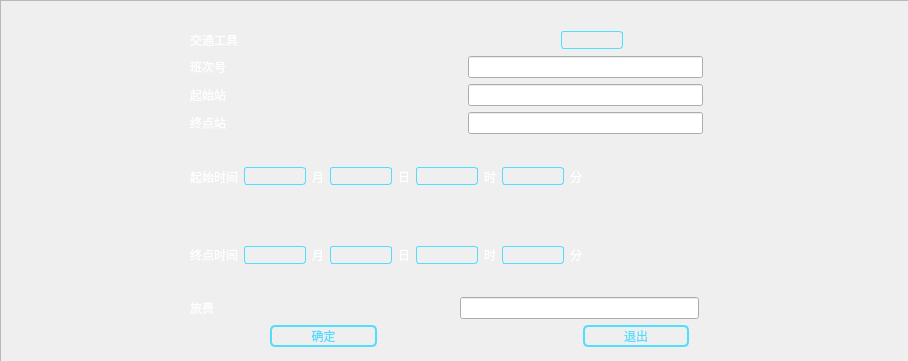
<?xml version="1.0" encoding="UTF-8"?>
<ui version="4.0">
 <class>pathadd</class>
 <widget class="QWidget" name="pathadd">
  <property name="geometry">
   <rect>
    <x>0</x>
    <y>0</y>
    <width>908</width>
    <height>361</height>
   </rect>
  </property>
  <property name="windowTitle">
   <string>Form</string>
  </property>
  <property name="styleSheet">
   <string notr="true">pathadd
{border-image:rgb(85, 170, 255)}</string>
  </property>
  <widget class="QWidget" name="layoutWidget">
   <property name="geometry">
    <rect>
     <x>70</x>
     <y>30</y>
     <width>869</width>
     <height>317</height>
    </rect>
   </property>
   <layout class="QVBoxLayout" name="verticalLayout_2">
    <item>
     <layout class="QVBoxLayout" name="verticalLayout">
      <item>
       <layout class="QHBoxLayout" name="horizontalLayout">
        <item>
         <spacer name="horizontalSpacer">
          <property name="orientation">
           <enum>Qt::Horizontal</enum>
          </property>
          <property name="sizeType">
           <enum>QSizePolicy::Fixed</enum>
          </property>
          <property name="sizeHint" stdset="0">
           <size>
            <width>120</width>
            <height>20</height>
           </size>
          </property>
         </spacer>
        </item>
        <item>
         <widget class="QLabel" name="Path_Trans_label">
          <property name="styleSheet">
           <string notr="true">backgroud:rgb(85, 170, 255);
font: 11pt &quot;幼圆&quot;;
color:rgb(255, 255, 255);
border-style:outset;
boeder-color: rgb(170, 170, 255);
backgroud-color:rgb(85, 170, 255);
</string>
          </property>
          <property name="text">
           <string>交通工具</string>
          </property>
         </widget>
        </item>
        <item>
         <spacer name="horizontalSpacer_2">
          <property name="orientation">
           <enum>Qt::Horizontal</enum>
          </property>
          <property name="sizeHint" stdset="0">
           <size>
            <width>40</width>
            <height>20</height>
           </size>
          </property>
         </spacer>
        </item>
        <item>
         <widget class="QComboBox" name="Path_Trans_comboBox">
          <property name="styleSheet">
           <string notr="true">QComboBox{
	color:#ffffff;
	border:1px solid #52DCFE;
	border-radius:3px;
	background:transparent;
}
QComboBox:disabled{
	border:1px solid gray;
	color:gray;
}
QComboBox::drop-down{
	background:transparent;
}
QComboBox::down-arrow{
	image: url(:/new/prefix1/Imgs/add_bottom.png);
}
QComboBox::down-arrow:enabled{
	color:#52DCFE;
}
QComboBox QAbstractItemView{
	outline:0px solid gray;
	border:1px solid #52DCFE;
	color:#ffffff;
	background-color:#000000;
	selection-background-color:#52DCFE;
}
</string>
          </property>
         </widget>
        </item>
        <item>
         <spacer name="horizontalSpacer_3">
          <property name="orientation">
           <enum>Qt::Horizontal</enum>
          </property>
          <property name="sizeHint" stdset="0">
           <size>
            <width>40</width>
            <height>20</height>
           </size>
          </property>
         </spacer>
        </item>
       </layout>
      </item>
      <item>
       <layout class="QHBoxLayout" name="horizontalLayout_2">
        <item>
         <spacer name="horizontalSpacer_4">
          <property name="orientation">
           <enum>Qt::Horizontal</enum>
          </property>
          <property name="sizeType">
           <enum>QSizePolicy::Fixed</enum>
          </property>
          <property name="sizeHint" stdset="0">
           <size>
            <width>120</width>
            <height>20</height>
           </size>
          </property>
         </spacer>
        </item>
        <item>
         <widget class="QLabel" name="order_label">
          <property name="styleSheet">
           <string notr="true">backgroud:rgb(85, 170, 255);
font: 11pt &quot;幼圆&quot;;
color:rgb(255, 255, 255);
border-style:outset;
boeder-color: rgb(170, 170, 255);
backgroud-color:rgb(85, 170, 255);
</string>
          </property>
          <property name="text">
           <string>班次号</string>
          </property>
         </widget>
        </item>
        <item>
         <spacer name="horizontalSpacer_6">
          <property name="orientation">
           <enum>Qt::Horizontal</enum>
          </property>
          <property name="sizeHint" stdset="0">
           <size>
            <width>40</width>
            <height>20</height>
           </size>
          </property>
         </spacer>
        </item>
        <item>
         <widget class="QLineEdit" name="order_lineEdit">
          <property name="styleSheet">
           <string notr="true">QLineEdit {
	border: 1px solid #A0A0A0; /* 边框宽度为1px，颜色为#A0A0A0 */
	border-radius: 3px; /* 边框圆角 */
	padding-left: 5px; /* 文本距离左边界有5px */
	background-color: #F2F2F2; /* 背景颜色 */
	color: #A0A0A0; /* 文本颜色 */
	selection-background-color: #A0A0A0; /* 选中文本的背景颜色 */
	selection-color: #F2F2F2; /* 选中文本的颜色 */
	font-family: &quot;Microsoft YaHei&quot;; /* 文本字体族 */
	font-size: 10pt; /* 文本字体大小 */
}
————————————————

                            版权声明：本文为博主原创文章，遵循 CC 4.0 BY-SA 版权协议，转载请附上原文出处链接和本声明。
                        
原文链接：https://blog.csdn.net/Staranywhere/article/details/107306276</string>
          </property>
         </widget>
        </item>
        <item>
         <spacer name="horizontalSpacer_5">
          <property name="orientation">
           <enum>Qt::Horizontal</enum>
          </property>
          <property name="sizeHint" stdset="0">
           <size>
            <width>40</width>
            <height>20</height>
           </size>
          </property>
         </spacer>
        </item>
       </layout>
      </item>
      <item>
       <layout class="QHBoxLayout" name="horizontalLayout_3">
        <item>
         <spacer name="horizontalSpacer_7">
          <property name="orientation">
           <enum>Qt::Horizontal</enum>
          </property>
          <property name="sizeType">
           <enum>QSizePolicy::Fixed</enum>
          </property>
          <property name="sizeHint" stdset="0">
           <size>
            <width>120</width>
            <height>20</height>
           </size>
          </property>
         </spacer>
        </item>
        <item>
         <widget class="QLabel" name="PathSrc_label">
          <property name="styleSheet">
           <string notr="true">backgroud:rgb(85, 170, 255);
font: 11pt &quot;幼圆&quot;;
color:rgb(255, 255, 255);
border-style:outset;
boeder-color: rgb(170, 170, 255);
backgroud-color:rgb(85, 170, 255);
</string>
          </property>
          <property name="text">
           <string>起始站</string>
          </property>
         </widget>
        </item>
        <item>
         <spacer name="horizontalSpacer_15">
          <property name="orientation">
           <enum>Qt::Horizontal</enum>
          </property>
          <property name="sizeHint" stdset="0">
           <size>
            <width>40</width>
            <height>20</height>
           </size>
          </property>
         </spacer>
        </item>
        <item>
         <widget class="QLineEdit" name="PathSrc_lineEdit">
          <property name="styleSheet">
           <string notr="true">QLineEdit {
	border: 1px solid #A0A0A0; /* 边框宽度为1px，颜色为#A0A0A0 */
	border-radius: 3px; /* 边框圆角 */
	padding-left: 5px; /* 文本距离左边界有5px */
	background-color: #F2F2F2; /* 背景颜色 */
	color: #A0A0A0; /* 文本颜色 */
	selection-background-color: #A0A0A0; /* 选中文本的背景颜色 */
	selection-color: #F2F2F2; /* 选中文本的颜色 */
	font-family: &quot;Microsoft YaHei&quot;; /* 文本字体族 */
	font-size: 10pt; /* 文本字体大小 */
}
————————————————

                            版权声明：本文为博主原创文章，遵循 CC 4.0 BY-SA 版权协议，转载请附上原文出处链接和本声明。
                        
原文链接：https://blog.csdn.net/Staranywhere/article/details/107306276</string>
          </property>
         </widget>
        </item>
        <item>
         <spacer name="horizontalSpacer_17">
          <property name="orientation">
           <enum>Qt::Horizontal</enum>
          </property>
          <property name="sizeHint" stdset="0">
           <size>
            <width>40</width>
            <height>20</height>
           </size>
          </property>
         </spacer>
        </item>
       </layout>
      </item>
      <item>
       <layout class="QHBoxLayout" name="horizontalLayout_4">
        <item>
         <spacer name="horizontalSpacer_8">
          <property name="orientation">
           <enum>Qt::Horizontal</enum>
          </property>
          <property name="sizeType">
           <enum>QSizePolicy::Fixed</enum>
          </property>
          <property name="sizeHint" stdset="0">
           <size>
            <width>120</width>
            <height>20</height>
           </size>
          </property>
         </spacer>
        </item>
        <item>
         <widget class="QLabel" name="PathDes_label">
          <property name="styleSheet">
           <string notr="true">backgroud:rgb(85, 170, 255);
font: 11pt &quot;幼圆&quot;;
color:rgb(255, 255, 255);
border-style:outset;
boeder-color: rgb(170, 170, 255);
backgroud-color:rgb(85, 170, 255);
</string>
          </property>
          <property name="text">
           <string>终点站</string>
          </property>
         </widget>
        </item>
        <item>
         <spacer name="horizontalSpacer_16">
          <property name="orientation">
           <enum>Qt::Horizontal</enum>
          </property>
          <property name="sizeHint" stdset="0">
           <size>
            <width>40</width>
            <height>20</height>
           </size>
          </property>
         </spacer>
        </item>
        <item>
         <widget class="QLineEdit" name="PathDes_lineEdit">
          <property name="styleSheet">
           <string notr="true">QLineEdit {
	border: 1px solid #A0A0A0; /* 边框宽度为1px，颜色为#A0A0A0 */
	border-radius: 3px; /* 边框圆角 */
	padding-left: 5px; /* 文本距离左边界有5px */
	background-color: #F2F2F2; /* 背景颜色 */
	color: #A0A0A0; /* 文本颜色 */
	selection-background-color: #A0A0A0; /* 选中文本的背景颜色 */
	selection-color: #F2F2F2; /* 选中文本的颜色 */
	font-family: &quot;Microsoft YaHei&quot;; /* 文本字体族 */
	font-size: 10pt; /* 文本字体大小 */
}
————————————————

                            版权声明：本文为博主原创文章，遵循 CC 4.0 BY-SA 版权协议，转载请附上原文出处链接和本声明。
                        
原文链接：https://blog.csdn.net/Staranywhere/article/details/107306276</string>
          </property>
         </widget>
        </item>
        <item>
         <spacer name="horizontalSpacer_18">
          <property name="orientation">
           <enum>Qt::Horizontal</enum>
          </property>
          <property name="sizeHint" stdset="0">
           <size>
            <width>40</width>
            <height>20</height>
           </size>
          </property>
         </spacer>
        </item>
       </layout>
      </item>
      <item>
       <layout class="QHBoxLayout" name="horizontalLayout_5">
        <item>
         <spacer name="horizontalSpacer_9">
          <property name="orientation">
           <enum>Qt::Horizontal</enum>
          </property>
          <property name="sizeType">
           <enum>QSizePolicy::Fixed</enum>
          </property>
          <property name="sizeHint" stdset="0">
           <size>
            <width>120</width>
            <height>20</height>
           </size>
          </property>
         </spacer>
        </item>
        <item>
         <widget class="QLabel" name="PathSt_label">
          <property name="styleSheet">
           <string notr="true">backgroud:rgb(85, 170, 255);
font: 11pt &quot;幼圆&quot;;
color:rgb(255, 255, 255);
border-style:outset;
boeder-color: rgb(170, 170, 255);
backgroud-color:rgb(85, 170, 255);
</string>
          </property>
          <property name="text">
           <string>起始时间</string>
          </property>
         </widget>
        </item>
        <item>
         <widget class="QComboBox" name="PathST_month_comboBox">
          <property name="styleSheet">
           <string notr="true">QComboBox{
	color:#ffffff;
	border:1px solid #52DCFE;
	border-radius:3px;
	background:transparent;
}
QComboBox:disabled{
	border:1px solid gray;
	color:gray;
}
QComboBox::drop-down{
	background:transparent;
}
QComboBox::down-arrow{
	image: url(:/new/prefix1/Imgs/add_bottom.png);
}
QComboBox::down-arrow:enabled{
	color:#52DCFE;
}
QComboBox QAbstractItemView{
	outline:0px solid gray;
	border:1px solid #52DCFE;
	color:#ffffff;
	background-color:#000000;
	selection-background-color:#52DCFE;
}
</string>
          </property>
         </widget>
        </item>
        <item>
         <widget class="QLabel" name="label">
          <property name="styleSheet">
           <string notr="true">backgroud:rgb(85, 170, 255);
font: 11pt &quot;幼圆&quot;;
color:rgb(255, 255, 255);
border-style:outset;
boeder-color: rgb(170, 170, 255);
backgroud-color:rgb(85, 170, 255);
</string>
          </property>
          <property name="text">
           <string>月</string>
          </property>
         </widget>
        </item>
        <item>
         <widget class="QComboBox" name="PathST_day_comboBox">
          <property name="styleSheet">
           <string notr="true">QComboBox{
	color:#ffffff;
	border:1px solid #52DCFE;
	border-radius:3px;
	background:transparent;
}
QComboBox:disabled{
	border:1px solid gray;
	color:gray;
}
QComboBox::drop-down{
	background:transparent;
}
QComboBox::down-arrow{
	image: url(:/new/prefix1/Imgs/add_bottom.png);
}
QComboBox::down-arrow:enabled{
	color:#52DCFE;
}
QComboBox QAbstractItemView{
	outline:0px solid gray;
	border:1px solid #52DCFE;
	color:#ffffff;
	background-color:#000000;
	selection-background-color:#52DCFE;
}
</string>
          </property>
         </widget>
        </item>
        <item>
         <widget class="QLabel" name="label_2">
          <property name="styleSheet">
           <string notr="true">backgroud:rgb(85, 170, 255);
font: 11pt &quot;幼圆&quot;;
color:rgb(255, 255, 255);
border-style:outset;
boeder-color: rgb(170, 170, 255);
backgroud-color:rgb(85, 170, 255);
</string>
          </property>
          <property name="text">
           <string>日</string>
          </property>
         </widget>
        </item>
        <item>
         <widget class="QComboBox" name="PathST_hour_comboBox">
          <property name="styleSheet">
           <string notr="true">QComboBox{
	color:#ffffff;
	border:1px solid #52DCFE;
	border-radius:3px;
	background:transparent;
}
QComboBox:disabled{
	border:1px solid gray;
	color:gray;
}
QComboBox::drop-down{
	background:transparent;
}
QComboBox::down-arrow{
	image: url(:/new/prefix1/Imgs/add_bottom.png);
}
QComboBox::down-arrow:enabled{
	color:#52DCFE;
}
QComboBox QAbstractItemView{
	outline:0px solid gray;
	border:1px solid #52DCFE;
	color:#ffffff;
	background-color:#000000;
	selection-background-color:#52DCFE;
}
</string>
          </property>
         </widget>
        </item>
        <item>
         <widget class="QLabel" name="label_3">
          <property name="styleSheet">
           <string notr="true">backgroud:rgb(85, 170, 255);
font: 11pt &quot;幼圆&quot;;
color:rgb(255, 255, 255);
border-style:outset;
boeder-color: rgb(170, 170, 255);
backgroud-color:rgb(85, 170, 255);
</string>
          </property>
          <property name="text">
           <string>时</string>
          </property>
         </widget>
        </item>
        <item>
         <widget class="QComboBox" name="PathST_min_comboBox">
          <property name="styleSheet">
           <string notr="true">QComboBox{
	color:#ffffff;
	border:1px solid #52DCFE;
	border-radius:3px;
	background:transparent;
}
QComboBox:disabled{
	border:1px solid gray;
	color:gray;
}
QComboBox::drop-down{
	background:transparent;
}
QComboBox::down-arrow{
	image: url(:/new/prefix1/Imgs/add_bottom.png);
}
QComboBox::down-arrow:enabled{
	color:#52DCFE;
}
QComboBox QAbstractItemView{
	outline:0px solid gray;
	border:1px solid #52DCFE;
	color:#ffffff;
	background-color:#000000;
	selection-background-color:#52DCFE;
}
</string>
          </property>
         </widget>
        </item>
        <item>
         <widget class="QLabel" name="label_4">
          <property name="styleSheet">
           <string notr="true">backgroud:rgb(85, 170, 255);
font: 11pt &quot;幼圆&quot;;
color:rgb(255, 255, 255);
border-style:outset;
boeder-color: rgb(170, 170, 255);
backgroud-color:rgb(85, 170, 255);
</string>
          </property>
          <property name="text">
           <string>分</string>
          </property>
         </widget>
        </item>
        <item>
         <spacer name="horizontalSpacer_14">
          <property name="orientation">
           <enum>Qt::Horizontal</enum>
          </property>
          <property name="sizeHint" stdset="0">
           <size>
            <width>40</width>
            <height>20</height>
           </size>
          </property>
         </spacer>
        </item>
       </layout>
      </item>
      <item>
       <layout class="QHBoxLayout" name="horizontalLayout_6">
        <item>
         <spacer name="horizontalSpacer_10">
          <property name="orientation">
           <enum>Qt::Horizontal</enum>
          </property>
          <property name="sizeType">
           <enum>QSizePolicy::Fixed</enum>
          </property>
          <property name="sizeHint" stdset="0">
           <size>
            <width>120</width>
            <height>20</height>
           </size>
          </property>
         </spacer>
        </item>
        <item>
         <widget class="QLabel" name="PathEt_label">
          <property name="styleSheet">
           <string notr="true">backgroud:rgb(85, 170, 255);
font: 11pt &quot;幼圆&quot;;
color:rgb(255, 255, 255);
border-style:outset;
boeder-color: rgb(170, 170, 255);
backgroud-color:rgb(85, 170, 255);
</string>
          </property>
          <property name="text">
           <string>终点时间</string>
          </property>
         </widget>
        </item>
        <item>
         <widget class="QComboBox" name="PathET_month_comboBox">
          <property name="styleSheet">
           <string notr="true">QComboBox{
	color:#ffffff;
	border:1px solid #52DCFE;
	border-radius:3px;
	background:transparent;
}
QComboBox:disabled{
	border:1px solid gray;
	color:gray;
}
QComboBox::drop-down{
	background:transparent;
}
QComboBox::down-arrow{
	image: url(:/new/prefix1/Imgs/add_bottom.png);
}
QComboBox::down-arrow:enabled{
	color:#52DCFE;
}
QComboBox QAbstractItemView{
	outline:0px solid gray;
	border:1px solid #52DCFE;
	color:#ffffff;
	background-color:#000000;
	selection-background-color:#52DCFE;
}
</string>
          </property>
         </widget>
        </item>
        <item>
         <widget class="QLabel" name="label_8">
          <property name="styleSheet">
           <string notr="true">backgroud:rgb(85, 170, 255);
font: 11pt &quot;幼圆&quot;;
color:rgb(255, 255, 255);
border-style:outset;
boeder-color: rgb(170, 170, 255);
backgroud-color:rgb(85, 170, 255);
</string>
          </property>
          <property name="text">
           <string>月</string>
          </property>
         </widget>
        </item>
        <item>
         <widget class="QComboBox" name="PathET_day_comboBox">
          <property name="styleSheet">
           <string notr="true">QComboBox{
	color:#ffffff;
	border:1px solid #52DCFE;
	border-radius:3px;
	background:transparent;
}
QComboBox:disabled{
	border:1px solid gray;
	color:gray;
}
QComboBox::drop-down{
	background:transparent;
}
QComboBox::down-arrow{
	image: url(:/new/prefix1/Imgs/add_bottom.png);
}
QComboBox::down-arrow:enabled{
	color:#52DCFE;
}
QComboBox QAbstractItemView{
	outline:0px solid gray;
	border:1px solid #52DCFE;
	color:#ffffff;
	background-color:#000000;
	selection-background-color:#52DCFE;
}
</string>
          </property>
         </widget>
        </item>
        <item>
         <widget class="QLabel" name="label_5">
          <property name="styleSheet">
           <string notr="true">backgroud:rgb(85, 170, 255);
font: 11pt &quot;幼圆&quot;;
color:rgb(255, 255, 255);
border-style:outset;
boeder-color: rgb(170, 170, 255);
backgroud-color:rgb(85, 170, 255);
</string>
          </property>
          <property name="text">
           <string>日</string>
          </property>
         </widget>
        </item>
        <item>
         <widget class="QComboBox" name="PathET_hour_comboBox">
          <property name="styleSheet">
           <string notr="true">QComboBox{
	color:#ffffff;
	border:1px solid #52DCFE;
	border-radius:3px;
	background:transparent;
}
QComboBox:disabled{
	border:1px solid gray;
	color:gray;
}
QComboBox::drop-down{
	background:transparent;
}
QComboBox::down-arrow{
	image: url(:/new/prefix1/Imgs/add_bottom.png);
}
QComboBox::down-arrow:enabled{
	color:#52DCFE;
}
QComboBox QAbstractItemView{
	outline:0px solid gray;
	border:1px solid #52DCFE;
	color:#ffffff;
	background-color:#000000;
	selection-background-color:#52DCFE;
}
</string>
          </property>
         </widget>
        </item>
        <item>
         <widget class="QLabel" name="label_6">
          <property name="styleSheet">
           <string notr="true">backgroud:rgb(85, 170, 255);
font: 11pt &quot;幼圆&quot;;
color:rgb(255, 255, 255);
border-style:outset;
boeder-color: rgb(170, 170, 255);
backgroud-color:rgb(85, 170, 255);
</string>
          </property>
          <property name="text">
           <string>时</string>
          </property>
         </widget>
        </item>
        <item>
         <widget class="QComboBox" name="PathET_min_comboBox">
          <property name="styleSheet">
           <string notr="true">QComboBox{
	color:#ffffff;
	border:1px solid #52DCFE;
	border-radius:3px;
	background:transparent;
}
QComboBox:disabled{
	border:1px solid gray;
	color:gray;
}
QComboBox::drop-down{
	background:transparent;
}
QComboBox::down-arrow{
	image: url(:/new/prefix1/Imgs/add_bottom.png);
}
QComboBox::down-arrow:enabled{
	color:#52DCFE;
}
QComboBox QAbstractItemView{
	outline:0px solid gray;
	border:1px solid #52DCFE;
	color:#ffffff;
	background-color:#000000;
	selection-background-color:#52DCFE;
}
</string>
          </property>
         </widget>
        </item>
        <item>
         <widget class="QLabel" name="label_7">
          <property name="styleSheet">
           <string notr="true">backgroud:rgb(85, 170, 255);
font: 11pt &quot;幼圆&quot;;
color:rgb(255, 255, 255);
border-style:outset;
boeder-color: rgb(170, 170, 255);
backgroud-color:rgb(85, 170, 255);
</string>
          </property>
          <property name="text">
           <string>分</string>
          </property>
         </widget>
        </item>
        <item>
         <spacer name="horizontalSpacer_19">
          <property name="orientation">
           <enum>Qt::Horizontal</enum>
          </property>
          <property name="sizeHint" stdset="0">
           <size>
            <width>40</width>
            <height>20</height>
           </size>
          </property>
         </spacer>
        </item>
       </layout>
      </item>
      <item>
       <layout class="QHBoxLayout" name="horizontalLayout_7">
        <item>
         <spacer name="horizontalSpacer_11">
          <property name="orientation">
           <enum>Qt::Horizontal</enum>
          </property>
          <property name="sizeType">
           <enum>QSizePolicy::Fixed</enum>
          </property>
          <property name="sizeHint" stdset="0">
           <size>
            <width>120</width>
            <height>20</height>
           </size>
          </property>
         </spacer>
        </item>
        <item>
         <widget class="QLabel" name="PayMoney_label">
          <property name="styleSheet">
           <string notr="true">backgroud:rgb(85, 170, 255);
font: 11pt &quot;幼圆&quot;;
color:rgb(255, 255, 255);
border-style:outset;
boeder-color: rgb(170, 170, 255);
backgroud-color:rgb(85, 170, 255);
</string>
          </property>
          <property name="text">
           <string>旅费</string>
          </property>
         </widget>
        </item>
        <item>
         <spacer name="horizontalSpacer_13">
          <property name="orientation">
           <enum>Qt::Horizontal</enum>
          </property>
          <property name="sizeHint" stdset="0">
           <size>
            <width>40</width>
            <height>20</height>
           </size>
          </property>
         </spacer>
        </item>
        <item>
         <widget class="QLineEdit" name="PayMoney_lineEdit"/>
        </item>
        <item>
         <spacer name="horizontalSpacer_12">
          <property name="orientation">
           <enum>Qt::Horizontal</enum>
          </property>
          <property name="sizeHint" stdset="0">
           <size>
            <width>40</width>
            <height>20</height>
           </size>
          </property>
         </spacer>
        </item>
       </layout>
      </item>
     </layout>
    </item>
    <item>
     <layout class="QHBoxLayout" name="horizontalLayout_8">
      <item>
       <spacer name="horizontalSpacer_20">
        <property name="orientation">
         <enum>Qt::Horizontal</enum>
        </property>
        <property name="sizeType">
         <enum>QSizePolicy::Preferred</enum>
        </property>
        <property name="sizeHint" stdset="0">
         <size>
          <width>200</width>
          <height>20</height>
         </size>
        </property>
       </spacer>
      </item>
      <item>
       <widget class="QPushButton" name="pathadd_Confirm_pushButton">
        <property name="sizePolicy">
         <sizepolicy hsizetype="Preferred" vsizetype="Fixed">
          <horstretch>0</horstretch>
          <verstretch>0</verstretch>
         </sizepolicy>
        </property>
        <property name="styleSheet">
         <string notr="true">QPushButton{	
	color:#52DCFE;
	border:2px solid #52DCFE;
	border-radius:5px;
font: 11pt &quot;微软雅黑&quot;;
}

QPushButton::hover{
	background-color:#52DCFE;
	color:#ffffff;
}

QPushButton::pressed,QPushButton::checked{
	background-color:#52DCFE;
	color:#ffffff;
}

QPushButton::disabled{
	background-color:transparent;
}
</string>
        </property>
        <property name="text">
         <string>确定</string>
        </property>
       </widget>
      </item>
      <item>
       <spacer name="horizontalSpacer_23">
        <property name="orientation">
         <enum>Qt::Horizontal</enum>
        </property>
        <property name="sizeType">
         <enum>QSizePolicy::Preferred</enum>
        </property>
        <property name="sizeHint" stdset="0">
         <size>
          <width>200</width>
          <height>20</height>
         </size>
        </property>
       </spacer>
      </item>
      <item>
       <widget class="QPushButton" name="pathadd_Exit_pushButton">
        <property name="sizePolicy">
         <sizepolicy hsizetype="Preferred" vsizetype="Fixed">
          <horstretch>0</horstretch>
          <verstretch>0</verstretch>
         </sizepolicy>
        </property>
        <property name="styleSheet">
         <string notr="true">QPushButton{	
	color:#52DCFE;
	border:2px solid #52DCFE;
	border-radius:5px;
font: 11pt &quot;微软雅黑&quot;;
}

QPushButton::hover{
	background-color:#52DCFE;
	color:#ffffff;
}

QPushButton::pressed,QPushButton::checked{
	background-color:#52DCFE;
	color:#ffffff;
}

QPushButton::disabled{
	background-color:transparent;
}
</string>
        </property>
        <property name="text">
         <string>退出</string>
        </property>
       </widget>
      </item>
      <item>
       <spacer name="horizontalSpacer_21">
        <property name="orientation">
         <enum>Qt::Horizontal</enum>
        </property>
        <property name="sizeType">
         <enum>QSizePolicy::Preferred</enum>
        </property>
        <property name="sizeHint" stdset="0">
         <size>
          <width>250</width>
          <height>20</height>
         </size>
        </property>
       </spacer>
      </item>
     </layout>
    </item>
   </layout>
  </widget>
  <widget class="QFrame" name="frame">
   <property name="geometry">
    <rect>
     <x>0</x>
     <y>0</y>
     <width>911</width>
     <height>371</height>
    </rect>
   </property>
   <property name="styleSheet">
    <string notr="true">QFrame
{border-image:url(:/bk.jpg)}</string>
   </property>
   <property name="frameShape">
    <enum>QFrame::StyledPanel</enum>
   </property>
   <property name="frameShadow">
    <enum>QFrame::Raised</enum>
   </property>
  </widget>
  <zorder>frame</zorder>
  <zorder>layoutWidget</zorder>
 </widget>
 <resources/>
 <connections/>
</ui>
